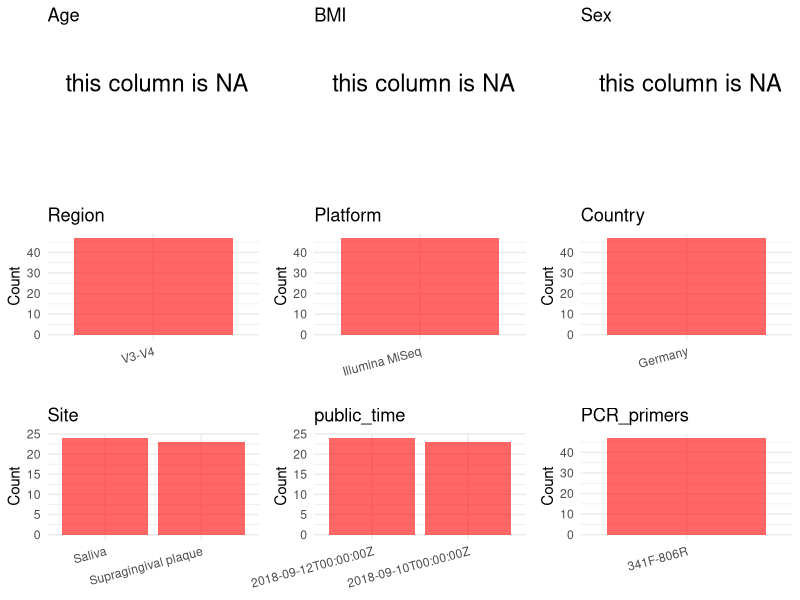

Here is the R script that generated this plot:
## ---- chunk 1
# Load necessary libraries
library(dplyr)
library(ggplot2)
library(cowplot)
# Set working directory (update this path to your local directory)
setwd("/home/dongbiao/word_embedding_microbiome/all_data/oral/global-oral-microbiome/data/projects/PRJEB28369")

# Read the initial metadata files
initial_meta<-read.csv("SraRunTable.csv",header = T)

# Combine the two metadata files
#meta <- rbind(initial_meta, initial_meta1)

# Remove entries where Organism is "gut metagenome" (non-oral samples)
#meta <- subset(meta, Organism != "gut metagenome")

# Check the number of samples containing "HT" in Sample.Name (e.g., healthy controls)
#nrow(subset(meta, grepl("HT", Sample.Name)))

# Display the first few rows of the metadata
head(initial_meta)
## ---- chunk 2
# Create a uniform metadata dataframe
sites <- sapply(strsplit(initial_meta$Sample_name, "_"), function(x) x[3])
sites[sites == "plaque (t =2)"] <- "Supragingival plaque"
sites[sites == "plaque"] <- "Supragingival plaque"
metadata <- data.frame(
  BioProject = initial_meta$BioProject,
  Run = initial_meta$Run,
  sample_name = initial_meta$Sample_name,
  Age = NA,
  BMI = NA,
  Sex=NA,
  Region = "V3-V4",
  Platform = initial_meta$Instrument,
  Country = initial_meta$geo_loc_name_country,
  Site = sites,
  public_time = initial_meta$ReleaseDate,
  stringsAsFactors = FALSE
)
## ---- chunk 3
# Add information obtained from the publication
metadata$PCR_primers <- "341F-806R"
metadata$title <- "Obesity alters composition and diversity of the oral microbiota in patients with type 2 diabetes mellitus independently of glycemic control"
metadata$Disease_study <- "YES"

# Assign disease status based on sample_name patterns
metadata$Status <- "T2DM"

metadata$matched_samples <- "NO"
## ---- chunk 4
# Check the number of unique runs and sample names
print(paste("Number of unique runs:", length(unique(metadata$Run))))
print(paste("Number of unique sample names:", length(unique(metadata$sample_name))))
## ---- chunk 5
# Select columns for visualization
plot_data <- metadata %>%
  select(-BioProject, -Run, -sample_name, -title)

# Function to create simple plots for each column
create_simple_plots <- function(data) {
  plots <- list()
  
  for (col in colnames(data)) {
    # Check if the column is all NA
    if (all(is.na(data[[col]]))) {
      # Create an empty plot with text indicating all NA
      p <- ggplot() +
        annotate("text", x = 0.5, y = 0.5, label = "this column is NA", size = 6) +
        labs(title = col) +
        theme_void()
    } else if (is.numeric(data[[col]])) {
      # Numeric variable: histogram
      p <- ggplot(data, aes(x = .data[[col]])) +
        geom_histogram(fill = "blue", alpha = 0.6, bins = 20, na.rm = TRUE) +
        labs(title = col) +
        theme_minimal()
    } else {
      # Categorical variable: bar plot (remove NA values)
      count_data <- as.data.frame(table(data[[col]], useNA = "ifany"))
      p <- ggplot(count_data, aes(x = reorder(Var1, -Freq), y = Freq)) +
        geom_col(fill = "red", alpha = 0.6) +
        labs(title = col, x = NULL, y = "Count") +
        theme_minimal() +
        theme(axis.text.x = element_text(angle = 15, hjust = 1))
    }
    plots[[col]] <- p
  }
  
  return(plots)
}

# Generate and arrange plots
plots <- create_simple_plots(plot_data)
# grid.arrange(grobs = plots, ncol = 3, top = "Metadata Summary", align = "hv")
plot_grid(plots$Age, plots$BMI, plots$Sex, plots$Region, plots$Platform, plots$Country, plots$Site,
          plots$public_time, plots$PCR_primers,
          ncol = 3, align = "hv", axis = "lb")
## ---- chunk 6
# Reorder columns to match the desired format
metadata <- metadata[, c(
  "BioProject", "Run", "sample_name", "Age", "BMI", "Sex", 
  "Region", "Platform", "Country", "Site", "public_time", 
  "PCR_primers", "title", "Disease_study", "Status", "matched_samples"
)]

# Export the uniform metadata to a CSV file
write.csv(metadata, file = "metadata.csv", quote = FALSE)
